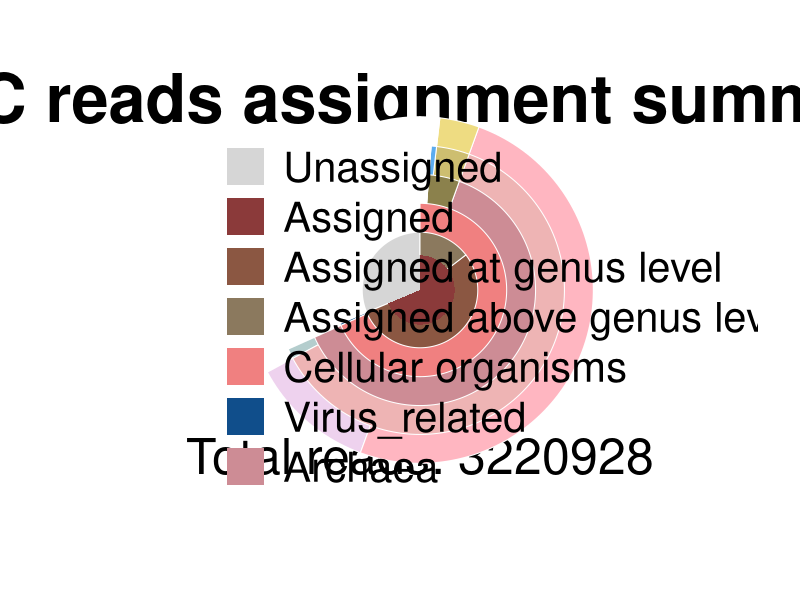

The R source for this figure:
library('plotrix')
total = 3220928  
assigned = 2211826  
unassigned = 1009102  
genus= 1741930   
above_genus= 469896   
cellular = 2199641   
virus = 12185   
archaea = 2021856   
bacteria = 138349    
eukaryota = 395  
cellular_root = 39041  
ahs = 1984877  
anhs = 36979    
bhs = 118858   
bnhs = 19491   
ahsgenus = 1612629   
ahsnongenus = 372248   
bhsgenus = 118858   
bhsnongenus = 0  
colors=list(NO='white',total='black',unassigned='gray84',assigned='indianred4',genus='lightsalmon4',above_genus='navajowhite4',
            cellular='lightcoral',virus='dodgerblue4', archaea='lightpink3',bacteria='lightgoldenrod4',eukaryota='hotpink4',
            bhypersaline='lightgoldenrod3',bnonhypersaline='steelblue2',ahypersaline ='rosybrown2', anonhypersaline='lightcyan3', 
            bhsgenus='lightgoldenrod2', bnongenus='dodgerblue2', ahsgenus='lightpink', ahsnongenus='thistle2')
iniR=0.15
par(mar=c(2,2,2,2))
png('/Users/Xin/Documents/data_visulization/ICC_assignment_summary.png', width = 2000, height = 2000)
pie(1, radius=iniR,col=c('white'), border = NA, labels='')
title(main = "ICC reads assignment summary", sub = 'Total reads: 3220928', line = -2, cex.main = 4, cex.sub = 3)
floating.pie(0,0,c(unassigned,  virus, anhs,ahsnongenus,ahsgenus,bhsgenus,bhsnongenus,bnhs, eukaryota, cellular_root), radius=6*iniR, startpos=pi/2, col=as.character(colors[c('NO', 'NO', 'NO','ahsnongenus','ahsgenus','bhsgenus','NO','NO','NO', 'NO')]),border='white')
floating.pie(0,0,c(unassigned,  virus, anhs,ahs,bhs,bnhs, eukaryota, cellular_root), radius=5*iniR, startpos=pi/2, col=as.character(colors[c('NO', 'NO', 'anonhypersaline','ahypersaline','bhypersaline','bnonhypersaline','NO', 'NO')]),border='white')
floating.pie(0,0,c(unassigned,  virus, archaea,bacteria, eukaryota, cellular_root), radius=4*iniR, startpos=pi/2, col=as.character(colors[c('NO', 'NO', 'archaea','bacteria','eukaryota', 'NO')]),border='white')
floating.pie(0,0,c(unassigned,virus,cellular),radius=3*iniR, startpos=pi/2, col=as.character(colors[c('NO', 'virus','cellular')]),border='white')
floating.pie(0,0,c(unassigned, genus, above_genus), radius=2*iniR,startpos=pi/2, col=as.character(colors[c('unassigned','genus', 'above_genus')]), border = 'white')
floating.pie(0,0,c(unassigned, assigned), radius=1.2*iniR,startpos=pi/2, col=as.character(colors[c('unassigned','assigned')]), border = NA)
labelnames=c('Unassigned', 'Assigned', 'Assigned at genus level','Assigned above genus level','Cellular organisms', 'Virus_related', 'Archaea', 'Bacteria', 'Eukaryota', 'Hypersaline bacteria', 'Non-hypersaline bacteria', 'Hypersaline archaea', 'Non-hypersaline archaea', 'Hypersaline bacteria assigned at genus level', 'Hypersaline bacteria assigned above genus level', 'Hypersaline archaea assigned at genus level', 'Hypersaline archaea assigned above genus level')
legend(-1.1,0.9, labelnames, col=as.character(colors[-1:-2]), pch=15,bty='n', pt.cex = 5,cex = 2.5)
dev.off()